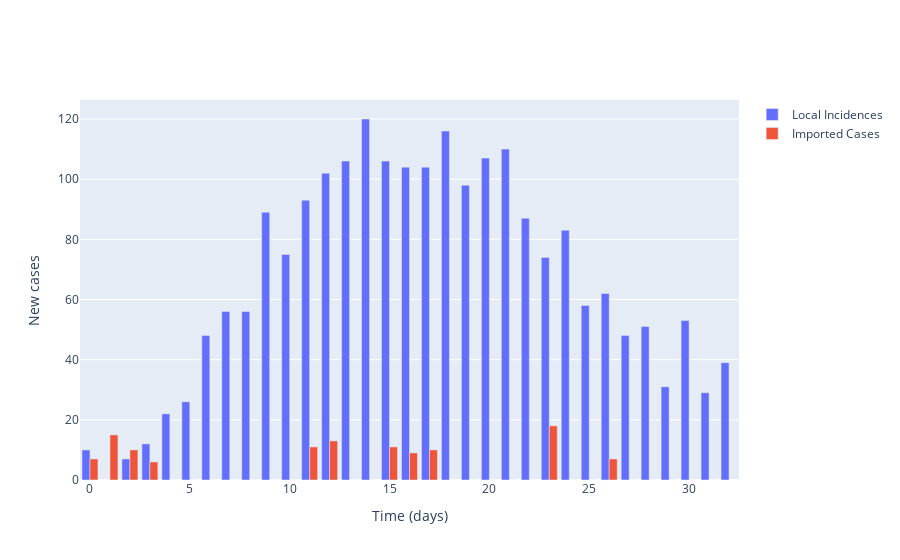

The cell this chart's notebook holds for it:
### Markdown cell above
### Plot the local and imported cases as a bar chart for visual comparison

### Code cell
# Plot (bar chart cases each day)
fig = go.Figure()

# Plot of incidences
fig.add_trace(
    go.Bar(
        x=times,
        y=locally_infected_cases,
        name='Local Incidences'
    )
)

fig.add_trace(
    go.Bar(
        x=times,
        y=imported_cases,
        name='Imported Cases'
    )
)

# Add axis labels
fig.update_layout(
    xaxis_title='Time (days)',
    yaxis_title='New cases'
)

fig.show()

### Figure 1 — Plotly figure (JSON) as saved in the notebook; plotly's stock layout.template omitted (floating-point values rounded to 4 significant figures)
{"data": [{"name": "Local Incidences", "type": "bar", "x": [0, 1, 2, 3, 4, 5, 6, 7, 8, 9, 10, 11, 12, 13, 14, 15, 16, 17, 18, 19, 20, 21, 22, 23, 24, 25, 26, 27, 28, 29, 30, 31, 32], "y": [10, 0, 7, 12, 22, 26, 48, 56, 56, 89, 75, 93, 102, 106, 120, 106, 104, 104, 116, 98, 107, 110, 87, 74, 83, 58, 62, 48, 51, 31, 53, 29, 39]}, {"name": "Imported Cases", "type": "bar", "x": [0, 1, 2, 3, 4, 5, 6, 7, 8, 9, 10, 11, 12, 13, 14, 15, 16, 17, 18, 19, 20, 21, 22, 23, 24, 25, 26, 27, 28, 29, 30, 31, 32], "y": [7, 15, 10, 6, 0, 0, 0, 0, 0, 0, 0, 11, 13, 0, 0, 11, 9, 10, 0, 0, 0, 0, 0, 18, 0, 0, 7, 0, 0, 0, 0, 0]}], "layout": {"xaxis": {"title": {"text": "Time (days)"}}, "yaxis": {"title": {"text": "New cases"}}}}
